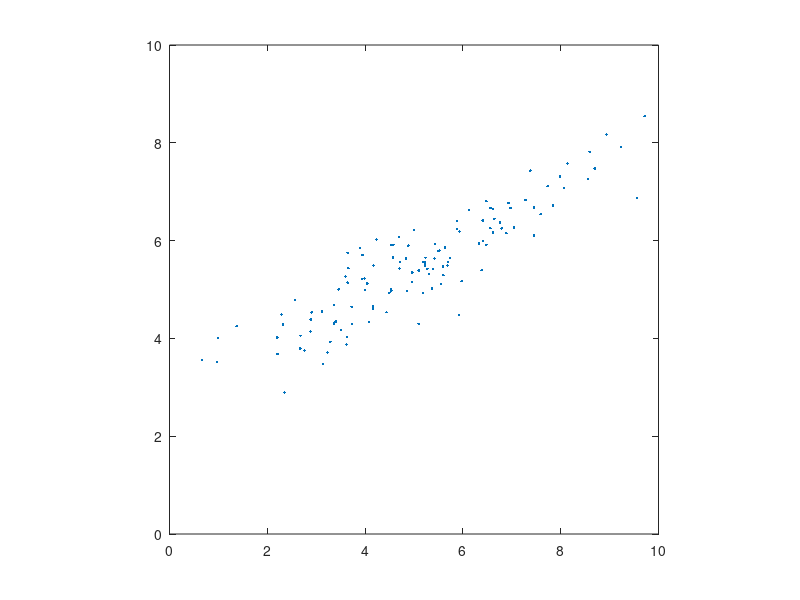

The MATLAB source for this figure:
n = 125; % number of observations
m = 2;  % number of attributes (dimensions)

% generate normal samples
% X = zeros([n m]);
noise1 = randn([n 1]);
noise2 = randn([n 1]);
X = 2*noise1 + 5;
Y = .5*X + .5*noise2 + 3;
plot(X, Y, '.')
axis([0 10 0 10])
axis square

%% PCA
[coeff,score,latent,~,explained,mu] = pca([X Y]);

X0 = X - mu(1);
Y0 = Y - mu(2);
m = sum(X0 .* Y0) / sum(X0.^2);

%%
